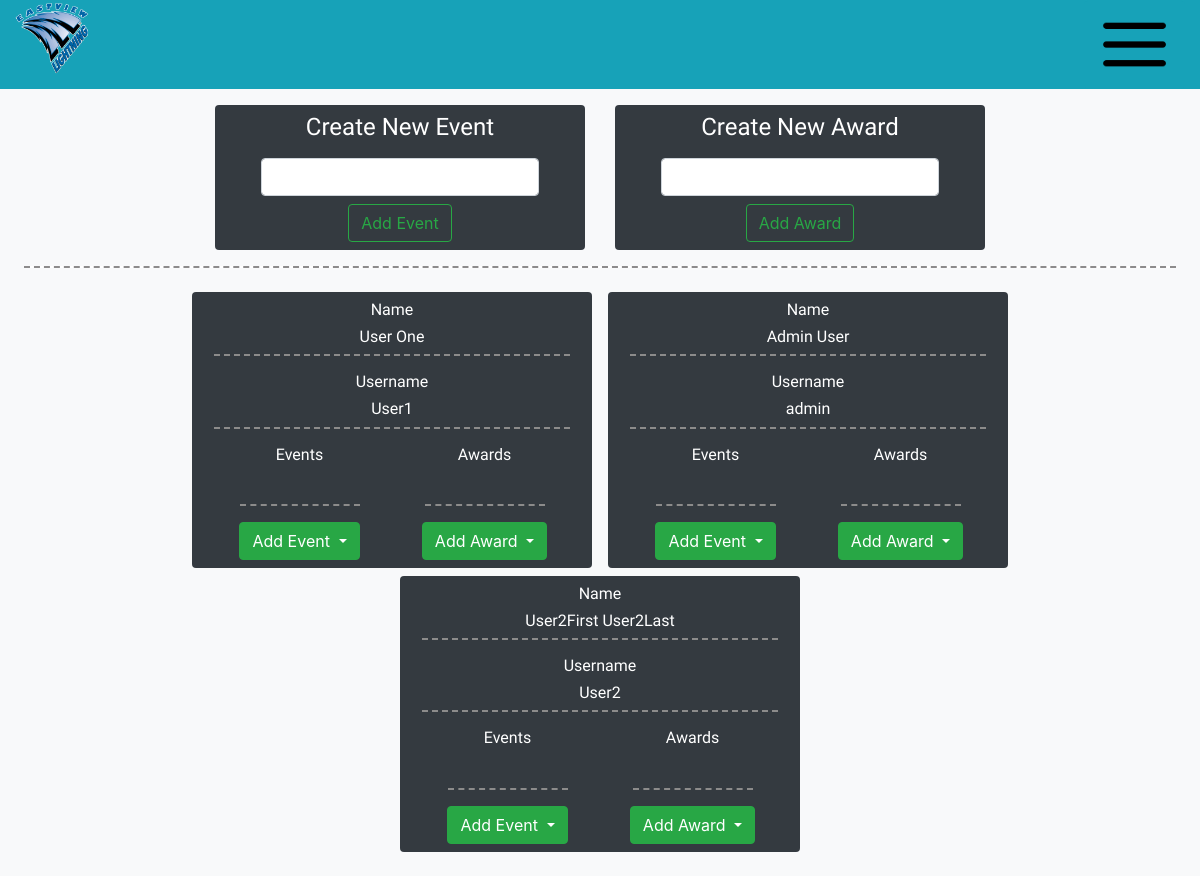
/AdminPage/StudentManager (signed in), run on an earlier commit of the app's database.
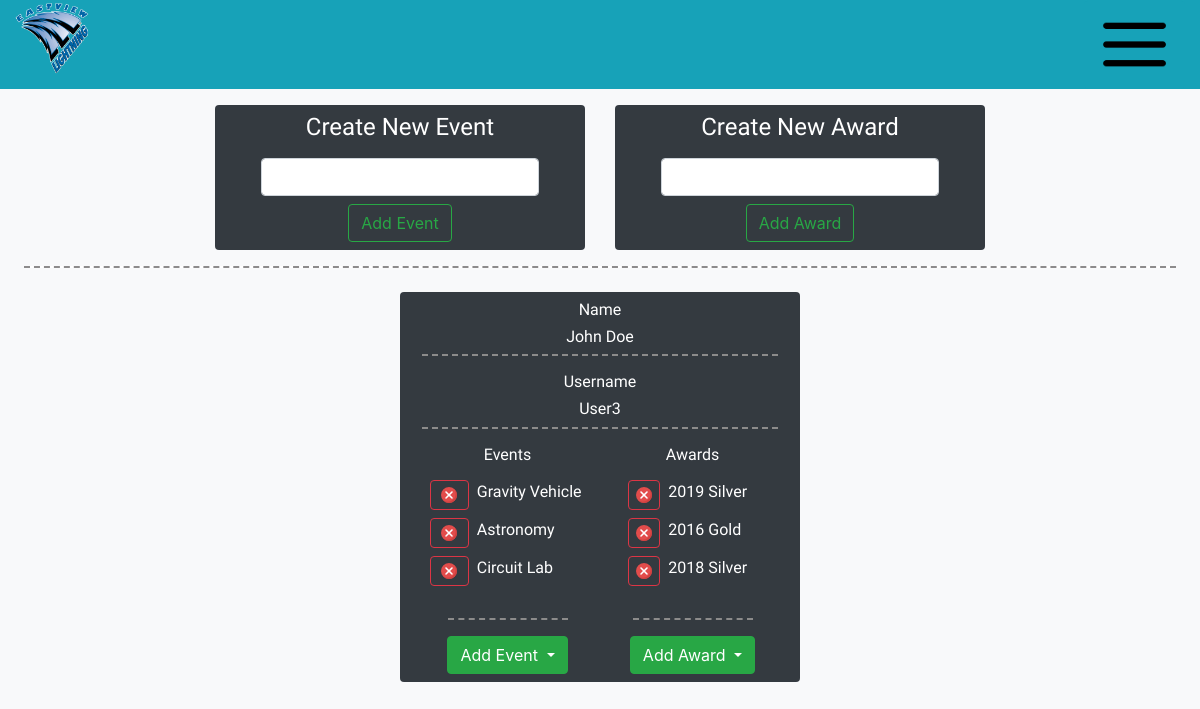
And on a later commit of the database.
### MainPage/models.py (models this page shows, shortened)
class Member(models.Model):
    user = models.OneToOneField(User,on_delete=models.CASCADE)
    profileimage = models.ImageField(default='/Person.png')
    text = models.TextField(default="I am a member of the Eastview Science Olympiad Team. It's a really fun time to be a part of the team, the events are great and never are boring. Maybe you should join sometime.")
    events = models.ManyToManyField(Event,blank=True)
    awards = models.ManyToManyField(Award,blank=True)
    Is_Capitan = models.BooleanField(default=False)
    AccountStatus = models.CharField(max_length=11,choices=AccStatus,default="Inactivated")

class Event(models.Model):
    name = models.CharField(max_length=64)

class Award(models.Model):
    name = models.CharField(max_length=64)

### AdminConsole/views.py (the view)
# urls.py: path('AdminPage/StudentManager',Admin_views.StudentManager,name="StudentManager"),
def StudentManager(request):
    if request.user.is_staff:
        if request.method == "POST":
            if request.POST.get("Intent") == "NewEvent":
                newEvent = Event(name=request.POST.get("EventName"))
                newEvent.save()
                return JsonResponse({"request":"Success"})
            elif request.POST.get("Intent") == "NewAward":
                newAward = Award(name=request.POST.get("AwardName"))
                newAward.save()
                return JsonResponse({"request":"Success"})
            elif request.POST.get("Intent") == "DeleteEvent":
                Person = Member.objects.get(user=User.objects.get(username=request.POST.get("Username")))
                Person.events.remove(Event.objects.get(name=request.POST.get("EventName")))
                return JsonResponse({"request":"Success"})
            elif request.POST.get("Intent") == "DeleteAward":
                Person = Member.objects.get(user=User.objects.get(username=request.POST.get("Username")))
                Person.awards.remove(Award.objects.get(name=request.POST.get("AwardName")))
                return JsonResponse({"request":"Success"})
            elif request.POST.get("Intent") == "AddEvent":
                Person = Member.objects.get(user=User.objects.get(username=request.POST.get("Username")))
                Person.events.add(Event.objects.get(name=request.POST.get("EventName")))
                return JsonResponse({"request":"Success"})
            elif request.POST.get("Intent") == "AddAward":
                Person = Member.objects.get(user=User.objects.get(username=request.POST.get("Username")))
                Person.awards.add(Award.objects.get(name=request.POST.get("AwardName")))
                return JsonResponse({"request":"Success"})
        else:
            context = {
                "Members":Member.objects.filter(AccountStatus="Activated"),
                "Events":Event.objects.all(),
                "Awards":Award.objects.all(),
            }
            return render(request,'AdminConsole/StudentManager.html',context)
    else:
        return redirect('MainPage')

### templates/AdminConsole/StudentManager.html (shortened to what the changed rows need)
{% load static %}
<!DOCTYPE html>
<html>
    <head>
        <link rel="stylesheet" href="https://stackpath.bootstrapcdn.com/bootstrap/4.3.1/css/bootstrap.min.css">
        <link rel="stylesheet" href="//cdnjs.cloudflare.com/ajax/libs/jasny-bootstrap/4.0.0/css/jasny-bootstrap.min.css">
        <link rel="stylesheet" href="{% static 'MainPage/style.css' %}">
        <link href="//maxcdn.bootstrapcdn.com/bootstrap/4.0.0/css/bootstrap.min.css" rel="stylesheet" id="bootstrap-css">
    </head>
    <body class="bg-light">
        <div class="container-fluid bg-light d-flex justify-content-center px-0 mt-3 mb-2">
            <div class="col-md-4 col-sm-6">
                <div class="container-fluid bg-dark text-white rounded">
                    <div class="row d-flex justify-content-center">
                        <h1 class="display title mt-2">Create New Event</h1>
                    </div>
                </div>
            </div>
            <div class="col-md-4 col-sm-6">
                <div class="container-fluid bg-dark text-white rounded">
                    <div class="row d-flex justify-content-center">
                        <h1 class="display title mt-2">Create New Award</h1>
                    </div>
                </div>
            </div>
        </div>
        <div class="container-fluid px-0 mb-4 bg-light">
            <div class="row mx-0 d-flex justify-content-center">
                {% for member in Members %}
                <div class="col-md-4 col-sm-6 align-self-center mt-2 mx-2 bg-dark rounded d-flex justify-content-center">
                    <div class="container-fluid">
                        <div class="row d-flex justify-content-center">
                            <h3 class="username text-white mt-2">Name</h3>
                        </div>
                        <div class="row d-flex justify-content-center">
                            <h3 class="username text-white">{{member.user.first_name}} {{member.user.last_name}}</h3>
                        </div>
                        <div class="row">
                            <hr class="divider bg-dark mt-0">
                        </div>
                        <div class="row d-flex justify-content-center">
                            <h3 class="username text-white">Username</h3>
                        </div>
                        <div class="row d-flex justify-content-center">
                            <h3 class="UsernameContainer username text-white">{{member.user.username}}</h3>
                        </div>
                        <div class="row">
                            <hr class="divider bg-dark mt-0">
                        </div>
                        <div class="row d-flex justify-content-center">
                            <div class="col w-50">
                                <div class="container-fluid text-white">
                                    <div class="row d-flex justify-content-center">
                                        <h6 class="username">Events</h6>
                                    </div>
                                    <div class="row d-flex justify-content-center">
                                        <ul>
                                            {% for event in member.events.all %}
                                            <li class="row mt-2"><button class="EventDelete btn btn-outline-danger w-25 d-flex justify-content-center mr-2"><img src="{% static 'Applications/close.png' %}"></button>{{event.name}}</li>
                                            {% endfor %}
                                        </ul>
                                    </div>
                                    <hr class="divider bg-dark">
                                    <div class="row d-flex justify-content-center mb-2">
                                        <button type="button" class="btn btn-success dropdown-toggle" data-toggle="dropdown" aria-haspopup="true" aria-expanded="false">
                                            Add Event
                                        </button>
                                    </div>
                                </div>
                            </div>
                            <div class="col w-50">
                                <div class="container-fluid text-white">
                                    <div class="row d-flex justify-content-center">
                                        <h6 class="username">Awards</h6>
                                    </div>
                                    <div class="row d-flex justify-content-center">
                                        <ul class="">
                                            {% for award in member.awards.all %}
                                            <li class="row mt-2"><button class="AwardDelete btn btn-outline-danger w-25 d-flex justify-content-center mr-2"><img src="{% static 'Applications/close.png' %}"></button>{{award.name}}</li>
                                            {% endfor %}
                                        </ul>
                                    </div>
                                    <hr class="divider bg-dark">
                                    <div class="row d-flex justify-content-center mb-2">
                                        <button type="button" class="btn btn-success dropdown-toggle" data-toggle="dropdown" aria-haspopup="true" aria-expanded="false">
                                            Add Award
                                        </button>
                                    </div>
                                </div>
                            </div>
                        </div>
                    </div>
                </div>
                {% empty %}
                <div class="col-md-3 col-sm-6 align-self-center mt-2 mx-2 rounded d-flex justify-content-center">
                    <div class="alert alert-danger">
                        No Activated Members found.
                    </div>
                </div>
                {% endfor %}
            </div>
        </div>
    </body>
</html>

What changed in the data, as far as the page shows it:
removed Member: user.first_name "User", user.last_name "One", user.username "User1"
no longer on this page (row edited): Member: user.first_name "Admin", user.last_name "User", user.username "admin"
removed Member: user.first_name "User2First", user.last_name "User2Last", user.username "User2"
added Member: user.first_name "John", user.last_name "Doe", user.username "User3"
now on this page (row unchanged): Event: name "Gravity Vehicle"
added Event: name "Astronomy"
added Event: name "Circuit Lab"
now on this page (row unchanged): Award: name "2019 Silver"
added Award: name "2016 Gold"
added Award: name "2018 Silver"
